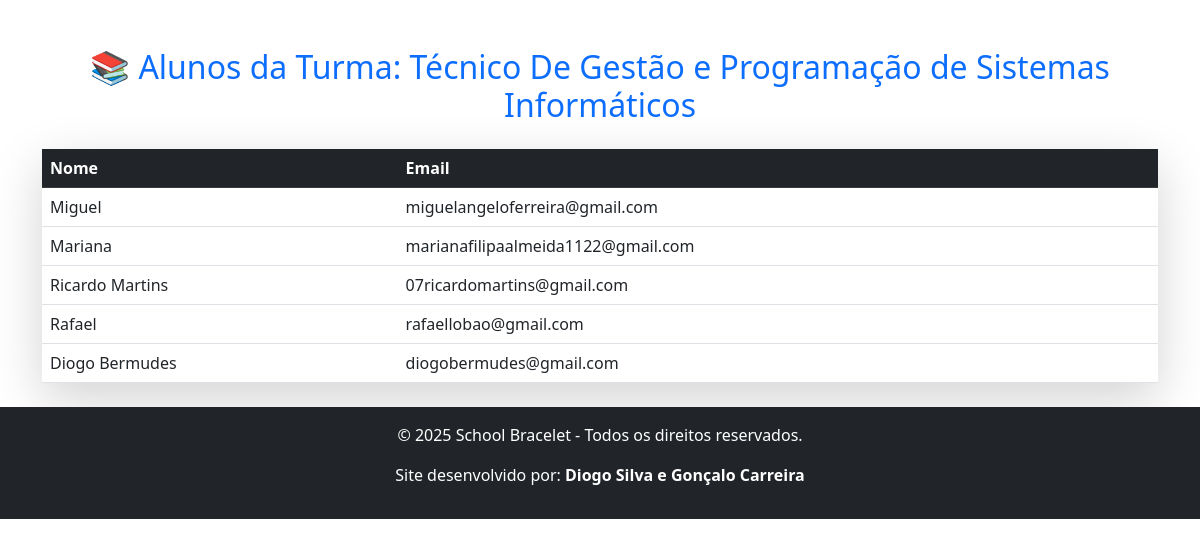
The page /views/turma_alunos.php?id=2 (signed in) on the database its author committed.
### tables this page shows
CREATE TABLE `turmas` (
  `id` int(11) NOT NULL,
  `nome` varchar(200) NOT NULL,
  `ano` varchar(10) NOT NULL,
  `area_curso` varchar(100) NOT NULL,
  `abreviatura_curso` varchar(20) NOT NULL,
  `letra_turma` varchar(5) NOT NULL,
  `professor_id` int(11) DEFAULT NULL,
  `modulos` text DEFAULT NULL,
  `observacoes` text DEFAULT NULL,
  `abreviatura` varchar(10) DEFAULT NULL
);

CREATE TABLE `users` (
  `id` int(11) NOT NULL,
  `nome` varchar(100) NOT NULL,
  `foto` varchar(255) DEFAULT NULL,
  `email` varchar(100) NOT NULL,
  `password` varchar(255) NOT NULL,
  `tipo` enum('admin','funcionario','professor','aluno') NOT NULL,
  `rfid_tag` varchar(50) DEFAULT NULL,
  `saldo` decimal(10,2) DEFAULT 0.00,
  `created_at` timestamp NOT NULL DEFAULT current_timestamp(),
  `cartao_cidadao` varchar(20) DEFAULT NULL,
  `telefone` varchar(15) DEFAULT NULL,
  `contato_emergencia` varchar(15) DEFAULT NULL,
  `encarregado_nome` varchar(100) DEFAULT NULL,
  `encarregado_contato` varchar(15) DEFAULT NULL,
  `encarregado_email` varchar(100) DEFAULT NULL,
  `morada` text DEFAULT NULL,
  `localidade` varchar(50) DEFAULT NULL
);

### views/turma_alunos.php (the view, shortened to what this page needs)
<?php
include '../config/db.php';
$turma_id = $_GET['id'];
$query_turma = $conn->prepare("SELECT nome FROM turmas WHERE id = ?");
$query_turma->bind_param("i", $turma_id);
$query_turma->execute();
$result_turma = $query_turma->get_result();
$turma = $result_turma->fetch_assoc();
$query_alunos = $conn->prepare("
    SELECT u.id, u.nome, u.email
    FROM users u
    JOIN alunos a ON u.id = a.user_id
    WHERE a.turma_id = ?
");
$query_alunos->bind_param("i", $turma_id);
$query_alunos->execute();
$result_alunos = $query_alunos->get_result();
include '../includes/head.php';
?>
<div class="container mt-5">
    <h2 class="text-center text-primary">📚 Alunos da Turma: <?= htmlspecialchars($turma['nome']); ?></h2>
    <?php if ($result_alunos->num_rows > 0) : ?>
        <table class="table table-hover shadow-lg mt-4">
            <thead class="table-dark">
                <tr>
                    <th>Nome</th>
                    <th>Email</th>
                </tr>
            </thead>
            <tbody>
                <?php while ($aluno = $result_alunos->fetch_assoc()) : ?>
                    <tr>
                        <td><?= htmlspecialchars($aluno['nome']); ?></td>
                        <td><?= htmlspecialchars($aluno['email']); ?></td>
                    </tr>
                <?php endwhile; ?>
            </tbody>
        </table>
    <?php else : ?>
        <p class="text-center mt-4">⚠️ Nenhum aluno registrado nesta turma.</p>
    <?php endif; ?>
</div>
<?php include '../includes/footer.php'; ?>

### rows shown on the page
turmas: nome "Técnico De Gestão e Programação de Sistemas Informáticos"
users: nome "Miguel", email "miguelangeloferreira@gmail.com"
users: nome "Mariana", email "marianafilipaalmeida1122@gmail.com"
users: nome "Ricardo Martins", email "07ricardomartins@gmail.com"
users: nome "Rafael", email "rafaellobao@gmail.com"
users: nome "Diogo Bermudes", email "diogobermudes@gmail.com"
